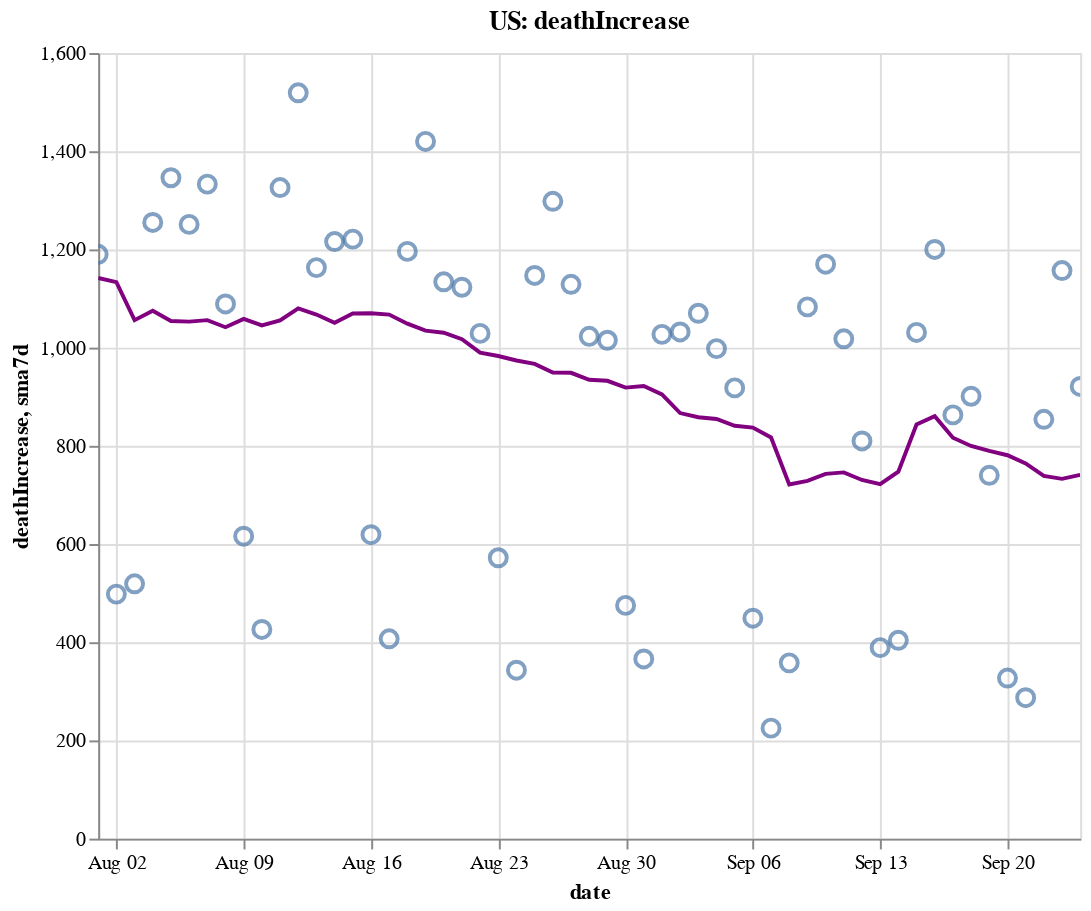

The cell this chart's notebook holds for it:
### Code cell
create_plot(us, 'deathIncrease')

### Figure 1 — Vega-Lite specification as saved in the notebook (floating-point values rounded to 4 significant figures)
{"config": {"view": {"continuousWidth": 400, "continuousHeight": 300}}, "layer": [{"layer": [{"mark": {"type": "point", "size": 75}, "encoding": {"tooltip": [{"type": "temporal", "field": "date"}, {"type": "quantitative", "field": "deathIncrease"}, {"type": "quantitative", "field": "sma7d"}], "x": {"type": "temporal", "field": "date"}, "y": {"type": "quantitative", "field": "deathIncrease"}}, "selection": {"selector006": {"type": "interval", "bind": "scales", "encodings": ["x", "y"]}}}, {"mark": {"type": "line", "color": "purple"}, "encoding": {"x": {"type": "temporal", "field": "date"}, "y": {"type": "quantitative", "field": "sma7d"}}}]}, {"mark": {"type": "rule", "color": "#aaa"}, "encoding": {"x": {"type": "temporal", "field": "date"}}, "transform": [{"filter": {"selection": "selector005"}}]}, {"mark": "circle", "encoding": {"opacity": {"condition": {"value": 1, "selection": "selector005"}, "value": 0}, "tooltip": [{"type": "temporal", "field": "date"}, {"type": "quantitative", "field": "deathIncrease"}, {"type": "quantitative", "field": "sma7d"}], "x": {"type": "temporal", "field": "date"}, "y": {"type": "quantitative", "field": "deathIncrease"}}, "selection": {"selector005": {"type": "single", "encodings": ["x"], "on": "mouseover", "nearest": true, "empty": "none"}}}, {"mark": {"type": "text", "align": "left", "dx": 5, "dy": -5, "stroke": "white", "strokeWidth": 2}, "encoding": {"text": {"type": "quantitative", "field": "deathIncrease"}, "tooltip": [{"type": "temporal", "field": "date"}, {"type": "quantitative", "field": "deathIncrease"}, {"type": "quantitative", "field": "sma7d"}], "x": {"type": "temporal", "field": "date"}, "y": {"type": "quantitative", "field": "deathIncrease"}}, "transform": [{"filter": {"selection": "selector005"}}]}, {"mark": {"type": "text", "align": "left", "dx": 5, "dy": -5}, "encoding": {"text": {"type": "quantitative", "field": "deathIncrease"}, "tooltip": [{"type": "temporal", "field": "date"}, {"type": "quantitative", "field": "deathIncrease"}, {"type": "quantitative", "field": "sma7d"}], "x": {"type": "temporal", "field": "date"}, "y": {"type": "quantitative", "field": "deathIncrease"}}, "transform": [{"filter": {"selection": "selector005"}}]}], "data": {"name": "data-0b26bf3cf0f906b1c2c8a69c749fa190"}, "height": 400, "title": "US: deathIncrease", "width": 500, "$schema": "https://vega.github.io/schema/vega-lite/v4.8.1.json", "datasets": {"data-0b26bf3cf0f906b1c2c8a69c749fa190": [{"date": "2020-08-01T00:00:00", "totalTestResultsIncrease": 751900.0, "positiveIncrease": 61100.0, "death": 146500.0, "deathIncrease": 1190.0, "positiveRate": 0.081, "state": "US", "sma7d": 1142.0}, {"date": "2020-08-02T00:00:00", "totalTestResultsIncrease": 703800.0, "positiveIncrease": 46810.0, "death": 147000.0, "deathIncrease": 498.0, "positiveRate": 0.067, "state": "US", "sma7d": 1133.0}, {"date": "2020-08-03T00:00:00", "totalTestResultsIncrease": 765700.0, "positiveIncrease": 49710.0, "death": 147600.0, "deathIncrease": 519.0, "positiveRate": 0.065, "state": "US", "sma7d": 1056.0}, {"date": "2020-08-04T00:00:00", "totalTestResultsIncrease": 731100.0, "positiveIncrease": 51870.0, "death": 148800.0, "deathIncrease": 1255.0, "positiveRate": 0.071, "state": "US", "sma7d": 1075.0}, {"date": "2020-08-05T00:00:00", "totalTestResultsIncrease": 712500.0, "positiveIncrease": 52320.0, "death": 150200.0, "deathIncrease": 1346.0, "positiveRate": 0.073, "state": "US", "sma7d": 1054.0}, {"date": "2020-08-06T00:00:00", "totalTestResultsIncrease": 785200.0, "positiveIncrease": 54190.0, "death": 151400.0, "deathIncrease": 1251.0, "positiveRate": 0.069, "state": "US", "sma7d": 1053.0}, {"date": "2020-08-07T00:00:00", "totalTestResultsIncrease": 803500.0, "positiveIncrease": 61340.0, "death": 152700.0, "deathIncrease": 1333.0, "positiveRate": 0.076, "state": "US", "sma7d": 1056.0}, {"date": "2020-08-08T00:00:00", "totalTestResultsIncrease": 688700.0, "positiveIncrease": 53710.0, "death": 153800.0, "deathIncrease": 1089.0, "positiveRate": 0.078, "state": "US", "sma7d": 1042.0}, {"date": "2020-08-09T00:00:00", "totalTestResultsIncrease": 726200.0, "positiveIncrease": 50630.0, "death": 154500.0, "deathIncrease": 616.0, "positiveRate": 0.07, "state": "US", "sma7d": 1058.0}, {"date": "2020-08-10T00:00:00", "totalTestResultsIncrease": 753200.0, "positiveIncrease": 42090.0, "death": 154900.0, "deathIncrease": 426.0, "positiveRate": 0.056, "state": "US", "sma7d": 1045.0}, {"date": "2020-08-11T00:00:00", "totalTestResultsIncrease": 756100.0, "positiveIncrease": 55700.0, "death": 156200.0, "deathIncrease": 1326.0, "positiveRate": 0.074, "state": "US", "sma7d": 1055.0}, {"date": "2020-08-12T00:00:00", "totalTestResultsIncrease": 487500.0, "positiveIncrease": 56130.0, "death": 157700.0, "deathIncrease": 1519.0, "positiveRate": 0.115, "state": "US", "sma7d": 1080.0}, {"date": "2020-08-13T00:00:00", "totalTestResultsIncrease": 925200.0, "positiveIncrease": 51760.0, "death": 158900.0, "deathIncrease": 1163.0, "positiveRate": 0.056, "state": "US", "sma7d": 1067.0}, {"date": "2020-08-14T00:00:00", "totalTestResultsIncrease": 885500.0, "positiveIncrease": 55640.0, "death": 160100.0, "deathIncrease": 1216.0, "positiveRate": 0.063, "state": "US", "sma7d": 1051.0}, {"date": "2020-08-15T00:00:00", "totalTestResultsIncrease": 779600.0, "positiveIncrease": 56150.0, "death": 161300.0, "deathIncrease": 1221.0, "positiveRate": 0.072, "state": "US", "sma7d": 1070.0}, {"date": "2020-08-16T00:00:00", "totalTestResultsIncrease": 808100.0, "positiveIncrease": 42490.0, "death": 161900.0, "deathIncrease": 619.0, "positiveRate": 0.053, "state": "US", "sma7d": 1070.0}, {"date": "2020-08-17T00:00:00", "totalTestResultsIncrease": 685800.0, "positiveIncrease": 37880.0, "death": 162400.0, "deathIncrease": 407.0, "positiveRate": 0.055, "state": "US", "sma7d": 1067.0}, {"date": "2020-08-18T00:00:00", "totalTestResultsIncrease": 673700.0, "positiveIncrease": 40800.0, "death": 163500.0, "deathIncrease": 1196.0, "positiveRate": 0.061, "state": "US", "sma7d": 1049.0}, {"date": "2020-08-19T00:00:00", "totalTestResultsIncrease": 703900.0, "positiveIncrease": 44960.0, "death": 165000.0, "deathIncrease": 1420.0, "positiveRate": 0.064, "state": "US", "sma7d": 1035.0}, {"date": "2020-08-20T00:00:00", "totalTestResultsIncrease": 726300.0, "positiveIncrease": 43760.0, "death": 166100.0, "deathIncrease": 1134.0, "positiveRate": 0.06, "state": "US", "sma7d": 1030.0}, {"date": "2020-08-21T00:00:00", "totalTestResultsIncrease": 785000.0, "positiveIncrease": 46560.0, "death": 167200.0, "deathIncrease": 1123.0, "positiveRate": 0.059, "state": "US", "sma7d": 1017.0}, {"date": "2020-08-22T00:00:00", "totalTestResultsIncrease": 794300.0, "positiveIncrease": 46240.0, "death": 168300.0, "deathIncrease": 1029.0, "positiveRate": 0.058, "state": "US", "sma7d": 989.7}, {"date": "2020-08-23T00:00:00", "totalTestResultsIncrease": 645300.0, "positiveIncrease": 37570.0, "death": 168800.0, "deathIncrease": 572.0, "positiveRate": 0.058, "state": "US", "sma7d": 983.0}, {"date": "2020-08-24T00:00:00", "totalTestResultsIncrease": 713500.0, "positiveIncrease": 34640.0, "death": 169200.0, "deathIncrease": 343.0, "positiveRate": 0.049, "state": "US", "sma7d": 973.9}, {"date": "2020-08-25T00:00:00", "totalTestResultsIncrease": 664000.0, "positiveIncrease": 36380.0, "death": 170300.0, "deathIncrease": 1147.0, "positiveRate": 0.055, "state": "US", "sma7d": 966.9}, {"date": "2020-08-26T00:00:00", "totalTestResultsIncrease": 680600.0, "positiveIncrease": 44050.0, "death": 171600.0, "deathIncrease": 1298.0, "positiveRate": 0.065, "state": "US", "sma7d": 949.4}, {"date": "2020-08-27T00:00:00", "totalTestResultsIncrease": 791600.0, "positiveIncrease": 43980.0, "death": 172700.0, "deathIncrease": 1129.0, "positiveRate": 0.056, "state": "US", "sma7d": 948.7}, {"date": "2020-08-28T00:00:00", "totalTestResultsIncrease": 818700.0, "positiveIncrease": 46550.0, "death": 173800.0, "deathIncrease": 1023.0, "positiveRate": 0.057, "state": "US", "sma7d": 934.4}, {"date": "2020-08-29T00:00:00", "totalTestResultsIncrease": 815400.0, "positiveIncrease": 44500.0, "death": 174800.0, "deathIncrease": 1015.0, "positiveRate": 0.055, "state": "US", "sma7d": 932.4}, {"date": "2020-08-30T00:00:00", "totalTestResultsIncrease": 774300.0, "positiveIncrease": 39500.0, "death": 175300.0, "deathIncrease": 475.0, "positiveRate": 0.051, "state": "US", "sma7d": 918.6}, {"date": "2020-08-31T00:00:00", "totalTestResultsIncrease": 705100.0, "positiveIncrease": 31410.0, "death": 175600.0, "deathIncrease": 366.0, "positiveRate": 0.045, "state": "US", "sma7d": 921.9}, {"date": "2020-09-01T00:00:00", "totalTestResultsIncrease": 732400.0, "positiveIncrease": 42430.0, "death": 176600.0, "deathIncrease": 1027.0, "positiveRate": 0.058, "state": "US", "sma7d": 904.7}, {"date": "2020-09-02T00:00:00", "totalTestResultsIncrease": 683900.0, "positiveIncrease": 30600.0, "death": 177700.0, "deathIncrease": 1032.0, "positiveRate": 0.045, "state": "US", "sma7d": 866.7}, {"date": "2020-09-03T00:00:00", "totalTestResultsIncrease": 798200.0, "positiveIncrease": 44710.0, "death": 178700.0, "deathIncrease": 1070.0, "positiveRate": 0.056, "state": "US", "sma7d": 858.3}, {"date": "2020-09-04T00:00:00", "totalTestResultsIncrease": 949700.0, "positiveIncrease": 51590.0, "death": 179700.0, "deathIncrease": 998.0, "positiveRate": 0.054, "state": "US", "sma7d": 854.7}, {"date": "2020-09-05T00:00:00", "totalTestResultsIncrease": 876600.0, "positiveIncrease": 44900.0, "death": 180700.0, "deathIncrease": 918.0, "positiveRate": 0.051, "state": "US", "sma7d": 840.9}, {"date": "2020-09-06T00:00:00", "totalTestResultsIncrease": 782400.0, "positiveIncrease": 33120.0, "death": 181100.0, "deathIncrease": 449.0, "positiveRate": 0.042, "state": "US", "sma7d": 837.1}, {"date": "2020-09-07T00:00:00", "totalTestResultsIncrease": 615300.0, "positiveIncrease": 28680.0, "death": 181300.0, "deathIncrease": 225.0, "positiveRate": 0.047, "state": "US", "sma7d": 817.0}, {"date": "2020-09-08T00:00:00", "totalTestResultsIncrease": 540000.0, "positiveIncrease": 22220.0, "death": 181700.0, "deathIncrease": 358.0, "positiveRate": 0.041, "state": "US", "sma7d": 721.4}, {"date": "2020-09-09T00:00:00", "totalTestResultsIncrease": 626200.0, "positiveIncrease": 30980.0, "death": 182800.0, "deathIncrease": 1083.0, "positiveRate": 0.049, "state": "US", "sma7d": 728.7}, {"date": "2020-09-10T00:00:00", "totalTestResultsIncrease": 690300.0, "positiveIncrease": 37580.0, "death": 184000.0, "deathIncrease": 1170.0, "positiveRate": 0.054, "state": "US", "sma7d": 743.0}, {"date": "2020-09-11T00:00:00", "totalTestResultsIncrease": 826400.0, "positiveIncrease": 44930.0, "death": 185000.0, "deathIncrease": 1018.0, "positiveRate": 0.054, "state": "US", "sma7d": 745.9}, {"date": "2020-09-12T00:00:00", "totalTestResultsIncrease": 903400.0, "positiveIncrease": 42090.0, "death": 185800.0, "deathIncrease": 810.0, "positiveRate": 0.047, "state": "US", "sma7d": 730.4}, {"date": "2020-09-13T00:00:00", "totalTestResultsIncrease": 728200.0, "positiveIncrease": 34450.0, "death": 186200.0, "deathIncrease": 389.0, "positiveRate": 0.047, "state": "US", "sma7d": 721.9}, {"date": "2020-09-14T00:00:00", "totalTestResultsIncrease": 445800.0, "positiveIncrease": 33860.0, "death": 186600.0, "deathIncrease": 404.0, "positiveRate": 0.076, "state": "US", "sma7d": 747.4}, {"date": "2020-09-15T00:00:00", "totalTestResultsIncrease": 724800.0, "positiveIncrease": 35440.0, "death": 187600.0, "deathIncrease": 1031.0, "positiveRate": 0.049, "state": "US", "sma7d": 843.6}, {"date": "2020-09-16T00:00:00", "totalTestResultsIncrease": 729600.0, "positiveIncrease": 40020.0, "death": 188800.0, "deathIncrease": 1200.0, "positiveRate": 0.055, "state": "US", "sma7d": 860.3}, {"date": "2020-09-17T00:00:00", "totalTestResultsIncrease": 841900.0, "positiveIncrease": 43560.0, "death": 189700.0, "deathIncrease": 863.0, "positiveRate": 0.052, "state": "US", "sma7d": 816.4}, {"date": "2020-09-18T00:00:00", "totalTestResultsIncrease": 985000.0, "positiveIncrease": 47490.0, "death": 190600.0, "deathIncrease": 901.0, "positiveRate": 0.048, "state": "US", "sma7d": 799.7}, {"date": "2020-09-19T00:00:00", "totalTestResultsIncrease": 1066000.0, "positiveIncrease": 45540.0, "death": 191300.0, "deathIncrease": 740.0, "positiveRate": 0.043, "state": "US", "sma7d": 789.7}, {"date": "2020-09-20T00:00:00", "totalTestResultsIncrease": 905300.0, "positiveIncrease": 36300.0, "death": 191600.0, "deathIncrease": 327.0, "positiveRate": 0.04, "state": "US", "sma7d": 780.9}, {"date": "2020-09-21T00:00:00", "totalTestResultsIncrease": 725300.0, "positiveIncrease": 39470.0, "death": 191900.0, "deathIncrease": 287.0, "positiveRate": 0.054, "state": "US", "sma7d": 764.1}, {"date": "2020-09-22T00:00:00", "totalTestResultsIncrease": 770000.0, "positiveIncrease": 49440.0, "death": 192800.0, "deathIncrease": 854.0, "positiveRate": 0.064, "state": "US", "sma7d": 738.9}, {"date": "2020-09-23T00:00:00", "totalTestResultsIncrease": 923700.0, "positiveIncrease": 38570.0, "death": 193900.0, "deathIncrease": 1157.0, "positiveRate": 0.042, "state": "US", "sma7d": 732.7}, {"date": "2020-09-24T00:00:00", "totalTestResultsIncrease": 940400.0, "positiveIncrease": 43770.0, "death": 194800.0, "deathIncrease": 921.0, "positiveRate": 0.047, "state": "US", "sma7d": 741.0}]}}
